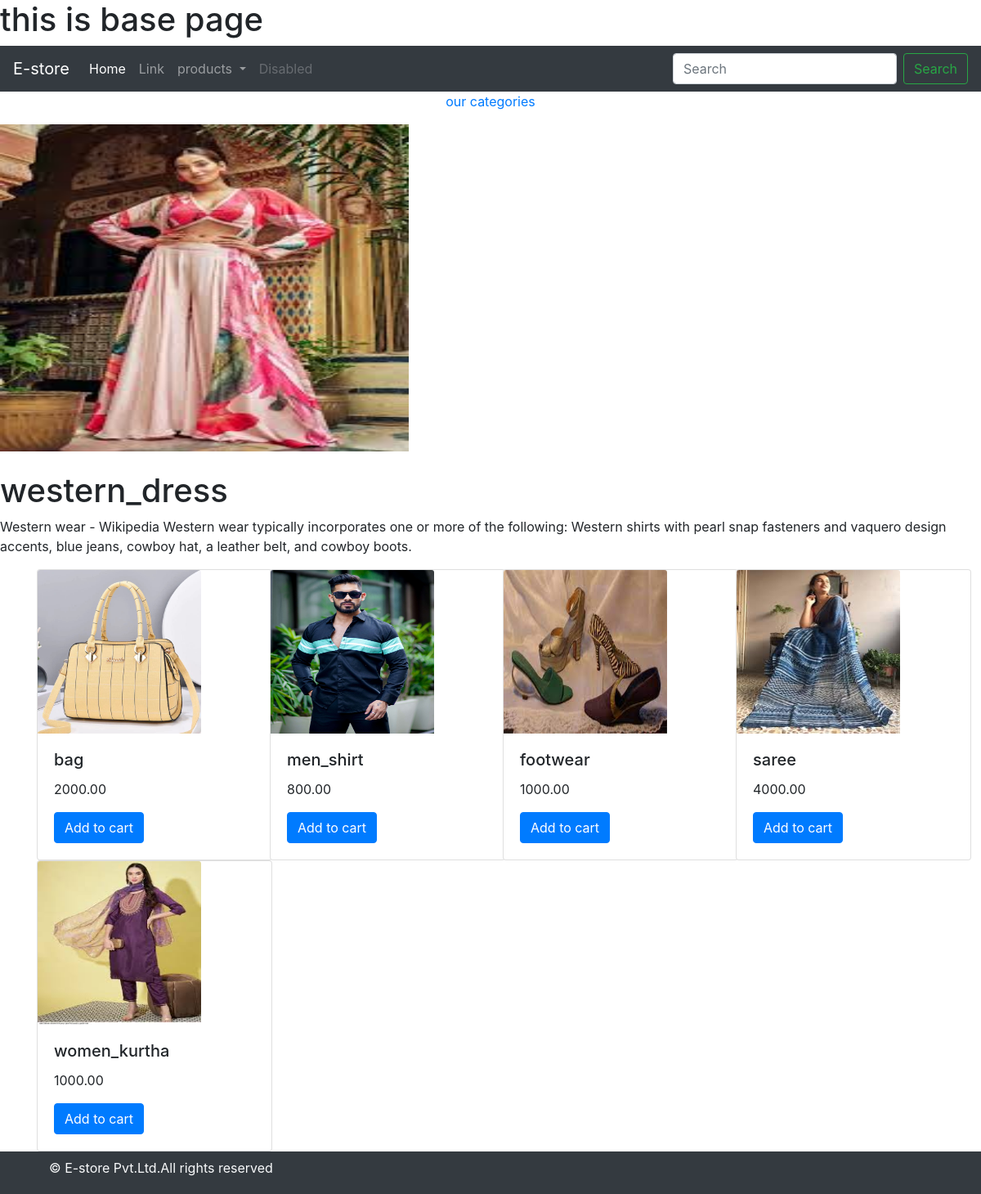
/western_dress/, run on the app's committed database.
### shop/models.py (models this page shows, shortened)
class Category(models.Model):
    name=models.CharField(max_length=100,unique=True)
    slug=models.SlugField(max_length=100,unique=True)
    description=models.TextField(blank=True)
    image=models.FileField(upload_to='category',null=True)
    def get_url(self):
        return reverse('product_by_category', args=[self.slug])

class Product(models.Model):
    name=models.CharField(max_length=100,unique=True)
    slug=models.SlugField(max_length=100,unique=True)
    description=models.TextField(blank=True)
    image=models.FileField(upload_to='category',null=True)
    price=models.DecimalField(decimal_places=2,max_digits=10)
    stock=models.IntegerField()
    available=models.BooleanField(default=True)
    category=models.ForeignKey(Category,on_delete=models.CASCADE)
    def get_url(self):
        return reverse('product_det', args=[self.category.slug,self.slug])

### shop/views.py (the view)
# urls.py: 2. Add a URL to urlpatterns:  path('', views.home, name='home')
def home(request,slug_c=None):
    page_c=None
    products=None
    if slug_c != None:
        page_c=get_object_or_404(Category,slug=slug_c)
        products=Product.objects.all().filter(category=page_c,available=True)
    else:
        products=Product.objects.all().filter(available=True)
    return render(request,'home.html',{'category':page_c,'products':products})

### shop/context_processors.py (called while the page is built)
def mylink(request):
    links=Category.objects.all()
    return dict(links=links)

### templates/home.html (shortened to what this page needs)
{% extends 'base.html' %}
{% load static %}
{% block content %}
{% if category %}
<div>
    <div>
        <p class="text-center"><a href="{% url 'home' %}">our categories</a></p>
    </div>
</div>
{% endif %}
{% if category %}
<div>
<img src="{{category.image.url}}"style="width:500px;height:400px;">
</div>
<br>
<div>
    <h1>{{category.name}}</h1>
    <p>{{category.description}}</p>
</div>
     {% endif %}
 <div class="container">
     <div class="row">
     {% for product in products %}
         <div class="col-9 col-sm-12 col-md-3">
     <div class="card" style="width: 18rem;">
         <a href="{{product.get_url}}"><img class="card-img-top" src="{{product.image.url}}" alt="Card image cap" style="width:200px;height:200px;"></a>
  <div class="card-body">
    <h5 class="card-title">{{product.name}}</h5>
    <p class="card-text">{{product.price}}</p>
    <a href="#" class="btn btn-primary">Add to cart</a>
  </div>
</div>
         </div>
     {% endfor %}
 </div>
 </div>
     {% endblock %}

### data on the page
Category: image (picture), name "western_dress", description "Western wear - Wikipedia Western wear typically incorporates one or more of the following: Western shirts with pearl snap fasteners and vaquero design accents, blue jeans, cowboy hat, a leather belt, and cowboy boots."
Product: image (picture), name "bag", price "2000.00"
Product: image (picture), name "men_shirt", price "800.00"
Product: image (picture), name "footwear", price "1000.00"
Product: image (picture), name "saree", price "4000.00"
Product: image (picture), name "women_kurtha", price "1000.00"
